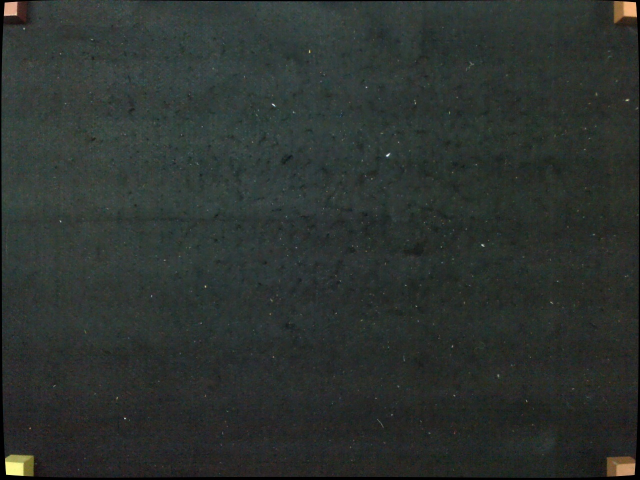
#> input picture src/debug/image.jpg, 1280 x 960 px, found by its file name (shown at 1/2 size)
$ python test_read_file2.py
#> lines starting #> are read from the running program, lines starting #| are printed output that depends on the picture; after the words box and inside, x2 and y2 are one past the last pixel; in counts of white or black regions, pixels touching at a corner belong together
import cv2
import numpy as np
import matplotlib.pyplot as plt
import math
import os

AREA_THRESHOLD = 100000

outPixelPositions = np.empty((6, 3))
# Blue -> Green -> Orange -> Yellow -> Red -> White
outPhysicalPositions = np.array([[310.58, 234.06, 1.0], [400, 235, 1.0], [290, 125, 1.0], [130, 350, 1.0], [220, 442, 1.0], [250, 330, 1.0]])
indexLUT = [2, 3, 0, 5, 1, 4]

subtitle_texts = []
def DrawDebugMarker(frame, area, label, Cx, Cy, theta):
    ### Draw the principal axis ###
    cv2.circle(frame, (int(Cx), int(Cy)), 5, (0, 255, 0), -1)

    ### Draw the principal axis ###
    line_length = int(np.sqrt(area) * 0.1)
    # Calculate the startpoint of the principal axis
    x1 = int(Cx - line_length * math.cos(theta))
    y1 = int(Cy - line_length * math.sin(theta))
    # Calculate the endpoint of the principal axis
    x2 = int(Cx + line_length * math.cos(theta))
    y2 = int(Cy + line_length * math.sin(theta))

    cv2.line(frame, (x1, y1), (x2, y2), (0, 255, 0), 2)

    # Draw the object number next to the centroid
    cv2.putText(frame, str(label), (int(Cx) - 20, int(Cy) + 20), cv2.FONT_HERSHEY_SIMPLEX, 1, (255, 255, 0), 2)
    # Collect the information for the subtitle
    # subtitle_texts.append(f'Object {label}: Centroid: ({Cx:.2f}, {Cy:.2f}), Angle: {(theta * (180 / math.pi)):.2f} deg')

inFrame = cv2.imread('src/debug/image.jpg')
#> inFrame is the input picture: shape (960, 1280, 3); mean B, G, R 47.3, 50.5, 44.5

inFrame_grayscale = cv2.cvtColor(inFrame, cv2.COLOR_BGR2GRAY)
inFrame_blurred = cv2.GaussianBlur(inFrame_grayscale, (5, 5), 0)
_, inFrame_binary = cv2.threshold(inFrame_blurred, 140, 255, cv2.THRESH_BINARY)
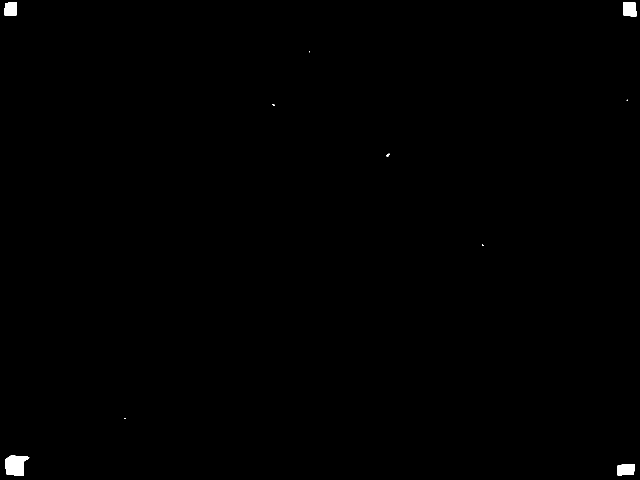
#> inFrame_binary: shape (960, 1280) (shown at 1/2 size); 0.29% white; 10 white regions (5 under 20 px)

contours = cv2.findContours(inFrame_binary, cv2.RETR_EXTERNAL, cv2.CHAIN_APPROX_SIMPLE)
#> contours = 10 contours, 6 with area under 20; largest, box (x1, y1, x2, y2) and area: (11, 911, 59, 951) 1384, (1234, 928, 1269, 951) 675, (1246, 4, 1273, 33) 670, (8, 4, 34, 31) 584
contours = contours[0] if len(contours) == 2 else contours[1]

subtitle_texts = []
outFrame = np.copy(inFrame)
calIndex = 0
for i in range(0, len(contours)):

    rotrect = cv2.minAreaRect(contours[i])

    area = rotrect[1][0] * rotrect[1][1]
    if area < 2000:
        continue

    angle = rotrect[-1]
    # [4 lines of commented-out code are left out]
    angle = np.deg2rad(angle)

    box = cv2.boxPoints(rotrect)
    box = np.intp(box)
    cv2.drawContours(outFrame, [box], 0, (0, 0, 255), 2)

    outPixelPositions[calIndex] = np.array([rotrect[0][0], rotrect[0][1], 1.0])
    calIndex = calIndex + 1

    # Draw Debug Info
    DrawDebugMarker(outFrame, 1000000, calIndex, rotrect[0][0], rotrect[0][1], angle)
#> this loop made 10 passes
#> (rotrect, area) on passes 1, 2, 5, 9, 10: (((1251, 938.9), (35.32, 21.02), -3.81), 742.5), (((33.51, 930.8), (39.05, 46.63), -86.19), 1820.7), (((775.5, 309.5), (5, 5), -90), 25), (((1259, 18), (28, 26), -90), 728), (((20.5, 17), (26, 25), -90), 650)
#> after the loop, calIndex = 0; outPixelPositions = [[4.67e-310, 0, 8.53e-167], [0, 2.61e-315, 1.34e-229], [0, 1.26e-300, 0], [9.06e-312, 1.11e-296, 4.48e-320], [1.03e-300, 1.38e-316, 8.93e-307], [4.1e-322, 8.96e-312, 2.11e-321]]

outPhysicalPositionsCopy = np.zeros_like(outPhysicalPositions)
for i in range(len(outPhysicalPositions)):
    outPhysicalPositionsCopy[i] = outPhysicalPositions[indexLUT[i]]
calibrationMatrix, residuals, rank, singularValues = np.linalg.lstsq(outPixelPositions, outPhysicalPositionsCopy)
#> calibrationMatrix = [[1.86e+25, 8.01e+24, 6.41e+22], [0, 0, 0], [3.4e+168, 1.46e+168, 1.17e+166]]; residuals = empty array; rank = 1; singularValues = [8.53e-167, 1.03e-300, 0]

print(residuals)
np.save('src/debug/CALIBRATION_MATRIX', calibrationMatrix)

cv2.imshow('image', outFrame)
cv2.waitKey(0)
